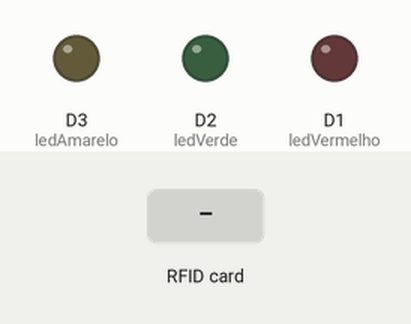
This sketch was run on a simulated ESP8266 (NodeMCU). Parts: output pins drawn as LEDs (lit = HIGH). The test bench sets the inputs (shaded band). WiFi joins after 1.5 s; servers stay silent unless stated; uploads are accepted with an empty reply; what the sketch prints to the serial monitor is not drawn.

Above: at 4.8 s.
4.9 s: RFID card 45 41 99 11 held to the reader
At 5.9 s:
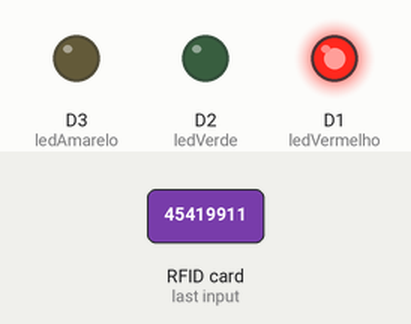
Timing chart, 0 to 7.9 s (numbered marks = the images above; inputs shaded):
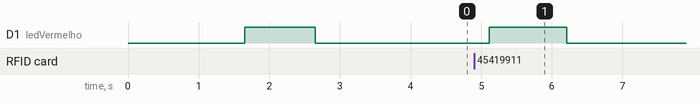

The sketch:

NodeMCU_RFIDv2_0.ino
```cpp
//************************************************************************

#include <SPI.h>
#include <MFRC522.h>
#include <ESP8266WiFi.h>
#include <ESP8266HTTPClient.h>
#include <WiFiClient.h>

#define SS_PIN  D8
#define RST_PIN D0
MFRC522 mfrc522(SS_PIN, RST_PIN);

//************************************************************************

// const char *ssid = "Leticia_2.4G-S3cj";
// const char *password = "75395112e15";
// const char *ssid = "Thais";
// const char *password = "cxbv9472";
// const char* device_token  = "84d41655cfe60f14";


const char *ssid = "GETEngComp";
const char *password = "45419911";
const char* device_token  = "6cb79a00397d6914";

// String URL = "http://192.168.56.1:8080/FreqMaker/getdata.php";
// String URL = "http://192.168.100.185:8080/FreqMaker/getdata.php";

String URL = "http://192.168.0.104:80/getdata.php";

String getData, Link;
String OldCardID = "";
unsigned long previousMillis = 0;

int ledVermelho = 5;
int ledVerde = 4;
int ledAmarelo = 0;

void setup() {
  pinMode(ledVermelho, OUTPUT);
  pinMode(ledVerde, OUTPUT);
  pinMode(ledAmarelo, OUTPUT);

  delay(100);

  digitalWrite(ledVermelho, LOW);
  digitalWrite(ledVerde, LOW);
  digitalWrite(ledAmarelo, LOW);

  Serial.begin(19200);
  SPI.begin();
  mfrc522.PCD_Init();
  connectToWiFi();
}

void loop() {

  digitalWrite(ledVermelho, LOW);
  digitalWrite(ledVerde, LOW);
  digitalWrite(ledAmarelo, LOW);

  if(!WiFi.isConnected()){
    connectToWiFi();
  }

  if (millis() - previousMillis >= 5000) {
    previousMillis = millis();
    OldCardID = "";
  }

  delay(50);

  if (!mfrc522.PICC_IsNewCardPresent()) {
    return;
  }

  if (!mfrc522.PICC_ReadCardSerial()) {
    return;
  }

  String CardID = "";

  for (byte i = 0; i < mfrc522.uid.size; i++) {
    CardID += mfrc522.uid.uidByte[i];
  }

  if(CardID == OldCardID){
    return;
  }
  else{
    OldCardID = CardID;
  }

  SendCardID(CardID);
  delay(1000);
}

void SendCardID(String Card_uid){

  Serial.println("Sending the Card ID");

  if(WiFi.isConnected()){
    HTTPClient http;
    WiFiClient client;

    http.begin(client, URL);

    http.setAuthorization("localhost", "");

    http.addHeader("Content-Type", "application/x-www-form-urlencoded");

    String httpRequestData = "card_uid=" + String(Card_uid) + "&device_token=" + String(device_token);

    http.addHeader("Content-Length", String(sizeof(httpRequestData)));

    int httpCode = http.POST(httpRequestData);

    String payload = http.getString();

    Serial.print("httpCode: ");
    Serial.println(httpCode);
    Serial.print("card_uid: ");
    Serial.println(Card_uid);
    Serial.print("payload: ");
    Serial.println(payload);

    if (httpCode == 200) {
      if (payload.substring(0, 5) == "login") {
        String user_name = payload.substring(5);
        digitalWrite(ledVerde, HIGH);
      }
      else if (payload.substring(0, 6) == "logout") {
        String user_name = payload.substring(6);
        digitalWrite(ledVerde, HIGH);
      }
      else if (payload == "succesful") {
        digitalWrite(ledVerde, HIGH);
      }
      else if (payload == "available") {
        digitalWrite(ledAmarelo, HIGH);
      }
      else {
        digitalWrite(ledVermelho, HIGH);
      }
      delay(100);
      http.end();
    }
    else {
      digitalWrite(ledVermelho, HIGH);
      // delay(100);
      // http.end();
    }
  }
}

void connectToWiFi(){
    WiFi.mode(WIFI_OFF);
    delay(1000);
    WiFi.mode(WIFI_STA);

    Serial.print("Connecting to ");
    Serial.println(ssid);
    WiFi.begin(ssid, password);

    while (WiFi.status() != WL_CONNECTED) {
      delay(500);
      Serial.print(".");
      digitalWrite(ledVermelho, HIGH);
    }

    digitalWrite(ledVermelho, LOW);

    Serial.println("");
    Serial.println("Connected");

    Serial.print("IP address: ");
    Serial.println(WiFi.localIP());

    delay(1000);
}
```

Measured:
- after the input at 4.9 s, D1 (ledVermelho): LOW → HIGH after 0.21 s, → LOW 1.1 s later
